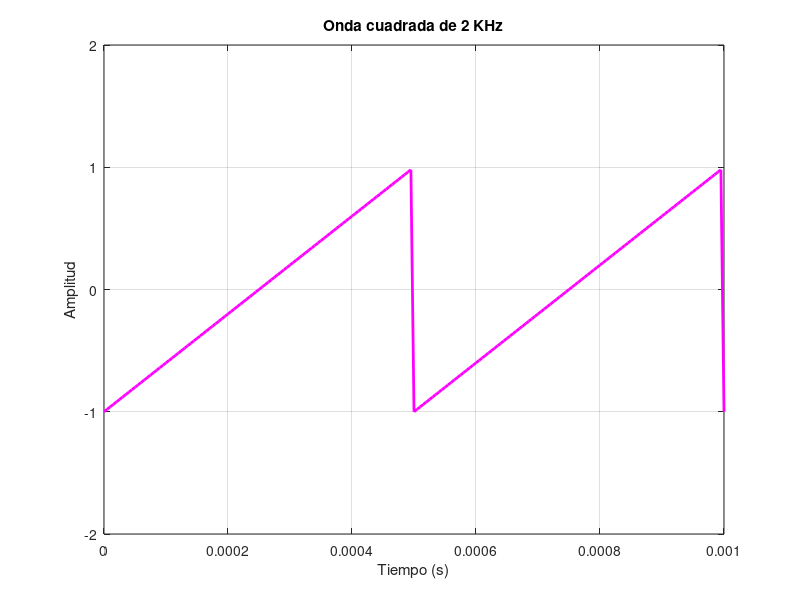

Write MATLAB code to recreate this figure.
%% PRÁCTICA 2.3. Generación y análisis de una señal triangular.

clc, clear all, close all
Amax=1; %Amplitud
Fo=2000; %Frecuencia
T=1/Fo; %periodo
fi=pi; %fase inicial
duracion=2*T; %duración de la onda
Ts=T/100;  %Período de muestreo
tn=0:Ts:duracion; %Vector de tiempo discreto
Fs=1/Ts; %velocidad con la que se envía hacia el puerto de audio
yn= sawtooth (2*pi*Fo*tn, 1);
plot(tn,yn,'m','LineWidth',2);grid on  
ylim([-2,2]); xlabel('Tiempo (s)'); ylabel('Amplitud'); 
title('Onda cuadrada de 2 KHz') 
Fs = 1 / Ts;
%sound (y1, Fs) % envío del vector de sonido hacia el puerto de salida
